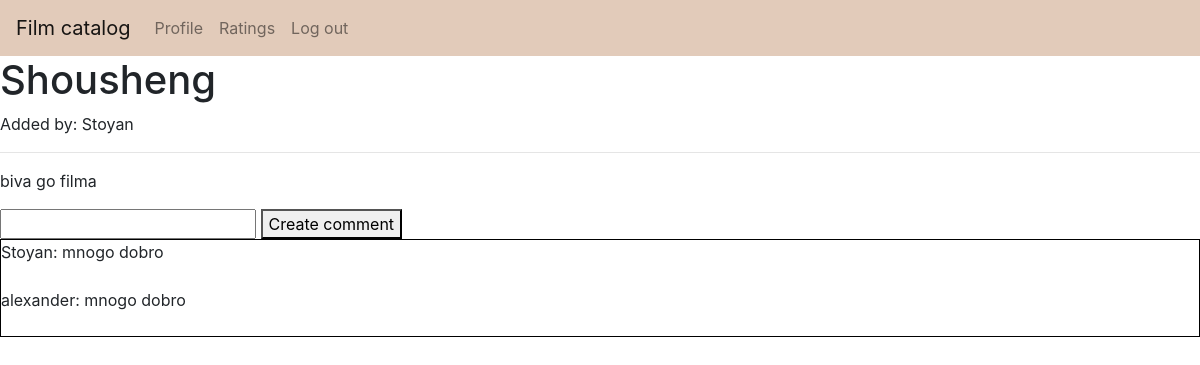
/home/1 (signed in), run on the app's committed database.
### tables this page shows
CREATE TABLE FILMS 
    (
        film_id INTEGER PRIMARY KEY AUTOINCREMENT, 
        name TEXT, 
        author TEXT, 
        content TEXT
    );

CREATE TABLE COMMENTS
    (
        comment_id INTEGER PRIMARY KEY AUTOINCREMENT,
        message TEXT,
        added_by TEXT,
        film_id INTEGER,
        FOREIGN KEY(film_id) REFERENCES FILMS(film_id)
    );

### app.py (the view)
@app.route("/home/<int:film_id>")
def show_film(film_id):
    if "usr" not in session:
        return redirect(url_for("go_to"))
    film = Film.find(film_id)
    return render_template("film.html", film=film, edit=session["usr"])

### comment.py (called while the page is built)
    @staticmethod
    def find_by_film(film):
        with DB() as db:
            rows = db.execute('SELECT * FROM COMMENTS WHERE film_id = ?', (film.film_id,)).fetchall()
            return [Comment(*row) for row in rows]

### database.py (called while the page is built)
    def __enter__(self):
        self.conn = sqlite3.connect("films.db")
        return self.conn.cursor()

    def __exit__(self, type, value, traceback):
        self.conn.commit()

### film.py (called while the page is built)
    @staticmethod
    def find(film_id):
        with DB() as db:
            row = db.execute('SELECT * FROM FILMS WHERE film_id = ?', (film_id,)).fetchone()
            if row is None:
                return
            return Film(*row)

    def comments(self):
        return Comment.find_by_film(self)

### templates/film.html (shortened to what this page needs)
{% extends "base.html" %}
{% block content %}
<h1>{{ film.name }}</h1>
<p>Added by: {{ film.author }}</p>
    <hr>
<p>
{{ film.content }}
</p>
<form action="/new_comment" method="POST">
  <input type="text" name="message">
  <button type="submit">Create comment</button>
</form>
<div id="comments" style="border: 1px solid black">
{% for comment in film.comments() %}
  {{ comment.added_by }}: {{ comment.message }}
  <br>
  <br>
{% endfor %}
</div>
{% endblock %}

### data on the page
FILMS: name "Shousheng", author "Stoyan", content "biva go filma"
COMMENTS: added_by "Stoyan", message "mnogo dobro"
COMMENTS: added_by "alexander", message "mnogo dobro"
